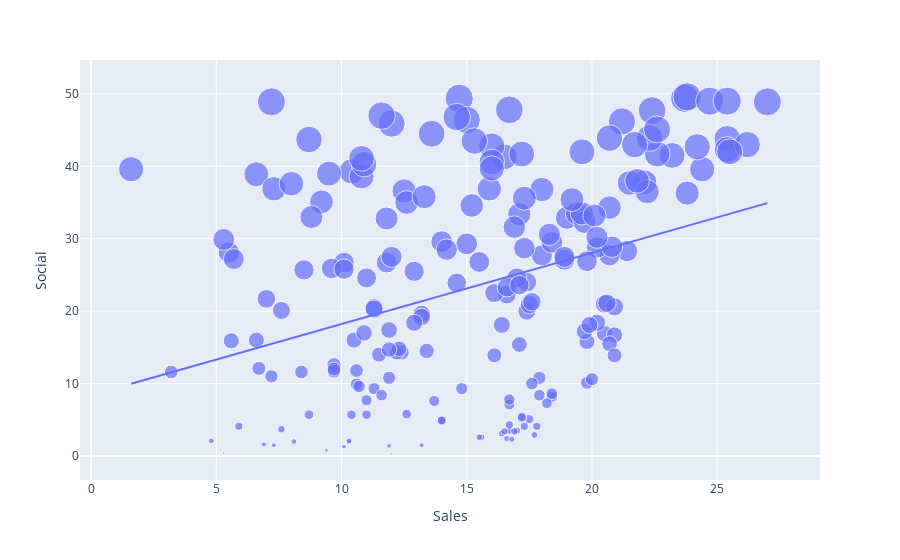

Source (notebook cell):
### Markdown cell above
## Visualising the relationship between amount spent on advertising on social media and units  sold:

### Code cell
px.scatter(data_frame=data,x='Sales', y='Social', size='Social', trendline='ols')

### Figure 1 — Plotly figure (JSON) as saved in the notebook; plotly's stock layout.template omitted (floating-point values rounded to 4 significant figures; data arrays with more than 128 entries replaced by an {"elided": "..."} marker saying what was removed)
{"data": [{"hovertemplate": "Sales=%{x}<br>Social=%{marker.size}<extra></extra>", "legendgroup": "", "marker": {"color": "#636efa", "size": {"elided": "200 float values"}, "sizemode": "area", "sizeref": 0.124, "symbol": "circle"}, "mode": "markers", "name": "", "orientation": "v", "showlegend": false, "type": "scatter", "x": {"elided": "200 float values"}, "xaxis": "x", "y": {"elided": "200 float values"}, "yaxis": "y"}, {"hovertemplate": "<b>OLS trendline</b><br>Social = 0.982402 * Sales + 8.39977<br>R<sup>2</sup>=0.122242<br><br>Sales=%{x}<br>Social=%{y} <b>(trend)</b><extra></extra>", "legendgroup": "", "marker": {"color": "#636efa", "symbol": "circle"}, "mode": "lines", "name": "", "showlegend": false, "type": "scatter", "x": {"elided": "200 float values"}, "xaxis": "x", "y": {"elided": "200 float values"}, "yaxis": "y"}], "layout": {"legend": {"itemsizing": "constant", "tracegroupgap": 0}, "margin": {"t": 60}, "xaxis": {"anchor": "y", "domain": [0, 1], "title": {"text": "Sales"}}, "yaxis": {"anchor": "x", "domain": [0, 1], "title": {"text": "Social"}}}}
